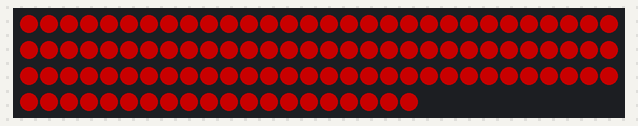
The sketch below on a simulated Arduino Uno, built with avr-gcc and run on an emulated ATmega328P. On the bench: 110 RGB LEDs in strip order, left to right, continuing on the next row. Dim RGB values are drawn brighter than linear; what the sketch prints to the serial monitor is not drawn.

Above: at 0.1 s.
At 1.1 s:
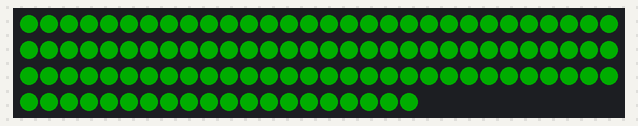

The sketch:

bureau.ino
```cpp
#include "FastLED.h"

#define POWER_MAX         100
#define POWER_MIN         50
#define NUM_LEDS          (110)

#define PIN_DATA_LED      3

int g_power;
CRGB leds[NUM_LEDS];

void setAll(CRGB *pLeds,CRGB a)
{
  for (int i=0;i<NUM_LEDS;i++)
  {
     pLeds[i] = a;
  }
}

void clearAll(CRGB *pLeds)
{
  setAll(pLeds,CRGB::Black);
}


void setup()
{
  g_power=POWER_MAX;

  Serial.begin(9600);
  Serial.println("Boot");

  FastLED.addLeds<NEOPIXEL, PIN_DATA_LED>(leds, NUM_LEDS);
  FastLED.setBrightness(g_power);

  setAll(leds,CRGB::Red);
  FastLED.show();
  delay(1000);

  setAll(leds,CRGB::Green);
  FastLED.show();
  delay(1000);

  clearAll(leds);
  FastLED.show();
}

void loop()
{
  delay(10);

}
```

Measured:
- what the display in image 1 shows lasts 1.0 s, from 1.0 s to 2.0 s
